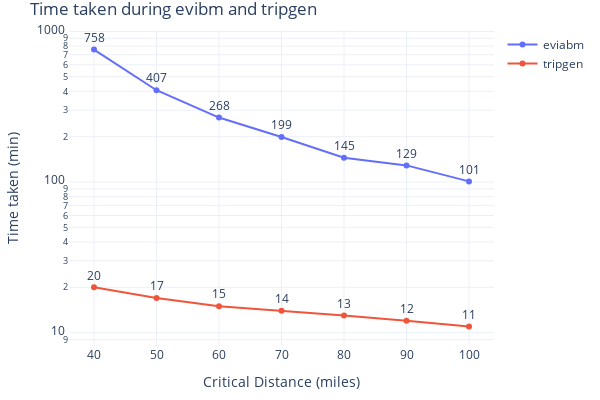

This figure's notebook cell:
### Code cell
fig = go.Figure()
fig.add_trace(go.Scatter(x=comp_stats['param_value'], y=comp_stats['time_taken_eviabm'],
                    mode='lines+markers+text',
                    name='eviabm', text=comp_stats['time_taken_eviabm'],
                    textposition="top center"))
fig.add_trace(go.Scatter(x=comp_stats['param_value'], y=comp_stats['time_taken_tripgen'],
                         mode='lines+markers+text',
                         name='tripgen', text=comp_stats['time_taken_tripgen'],
                         textposition="top center"))
fig.update_xaxes(type='category')
fig.update_yaxes( type="log")
fig.update_layout(title="Time taken during evibm and tripgen",
                  yaxis_title="Time taken (min)", 
                  xaxis_title="Critical Distance (miles)", 
                  uniformtext_minsize=8, 
                  uniformtext_mode='hide', 
                  width=600, 
                  height=400, 
                  margin=dict(l=20, r=20, t=30, b=20),
                  template='plotly_white')
fig.show()

### Figure 1 — Plotly figure (JSON) as saved in the notebook; plotly's stock layout.template omitted (floating-point values rounded to 4 significant figures)
{"data": [{"mode": "lines+markers+text", "name": "eviabm", "text": [758, 407, 268, 199, 145, 129, 101], "textposition": "top center", "type": "scatter", "x": [40, 50, 60, 70, 80, 90, 100], "y": [758, 407, 268, 199, 145, 129, 101]}, {"mode": "lines+markers+text", "name": "tripgen", "text": [20, 17, 15, 14, 13, 12, 11], "textposition": "top center", "type": "scatter", "x": [40, 50, 60, 70, 80, 90, 100], "y": [20, 17, 15, 14, 13, 12, 11]}], "layout": {"height": 400, "margin": {"b": 20, "l": 20, "r": 20, "t": 30}, "title": {"text": "Time taken during evibm and tripgen"}, "uniformtext": {"minsize": 8, "mode": "hide"}, "width": 600, "xaxis": {"autorange": true, "range": [-0.4025, 6.402], "title": {"text": "Critical Distance (miles)"}, "type": "category"}, "yaxis": {"autorange": true, "range": [0.9116, 3.009], "title": {"text": "Time taken (min)"}, "type": "log"}}}
